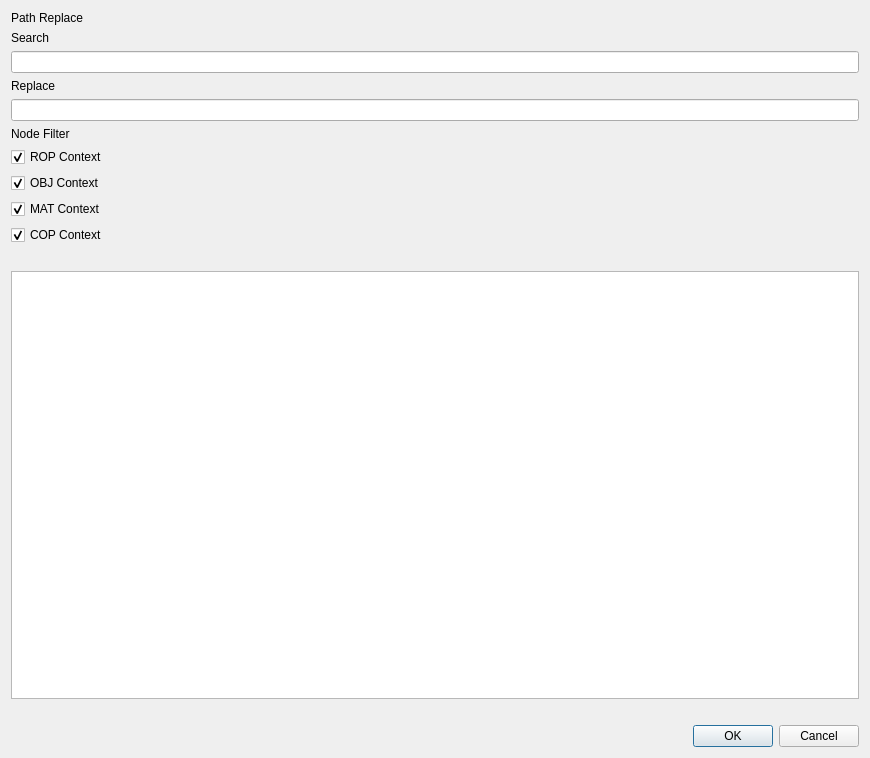
<?xml version="1.0" encoding="UTF-8"?>
<ui version="4.0">
 <class>StringReplacer</class>
 <widget class="QWidget" name="StringReplacer">
  <property name="geometry">
   <rect>
    <x>0</x>
    <y>0</y>
    <width>870</width>
    <height>758</height>
   </rect>
  </property>
  <property name="sizePolicy">
   <sizepolicy hsizetype="Preferred" vsizetype="Preferred">
    <horstretch>0</horstretch>
    <verstretch>0</verstretch>
   </sizepolicy>
  </property>
  <property name="mouseTracking">
   <bool>true</bool>
  </property>
  <property name="windowTitle">
   <string>StringReplacer</string>
  </property>
  <layout class="QGridLayout" name="gridLayout">
   <item row="0" column="0">
    <layout class="QVBoxLayout" name="verticalLayout">
     <property name="sizeConstraint">
      <enum>QLayout::SetDefaultConstraint</enum>
     </property>
     <item>
      <widget class="QLabel" name="label_2">
       <property name="text">
        <string>Path Replace</string>
       </property>
      </widget>
     </item>
     <item>
      <widget class="QLabel" name="lbl_searchLabel">
       <property name="text">
        <string>Search</string>
       </property>
      </widget>
     </item>
     <item>
      <widget class="QLineEdit" name="tbx_searchBox">
       <property name="text">
        <string/>
       </property>
      </widget>
     </item>
     <item>
      <widget class="QLabel" name="lbl_replaceLabel">
       <property name="text">
        <string>Replace</string>
       </property>
      </widget>
     </item>
     <item>
      <widget class="QLineEdit" name="tbx_replaceBox"/>
     </item>
     <item>
      <widget class="QLabel" name="label">
       <property name="text">
        <string>Node Filter</string>
       </property>
      </widget>
     </item>
     <item>
      <widget class="QCheckBox" name="cbx_rop">
       <property name="text">
        <string>ROP Context</string>
       </property>
       <property name="checked">
        <bool>true</bool>
       </property>
      </widget>
     </item>
     <item>
      <widget class="QCheckBox" name="cbx_obj">
       <property name="text">
        <string>OBJ Context</string>
       </property>
       <property name="checked">
        <bool>true</bool>
       </property>
      </widget>
     </item>
     <item>
      <widget class="QCheckBox" name="cbx_mat">
       <property name="text">
        <string>MAT Context</string>
       </property>
       <property name="checked">
        <bool>true</bool>
       </property>
      </widget>
     </item>
     <item>
      <widget class="QCheckBox" name="cbx_cop">
       <property name="text">
        <string>COP Context</string>
       </property>
       <property name="checked">
        <bool>true</bool>
       </property>
      </widget>
     </item>
     <item>
      <spacer name="spc_horizontalSpacer_3">
       <property name="orientation">
        <enum>Qt::Horizontal</enum>
       </property>
       <property name="sizeHint" stdset="0">
        <size>
         <width>40</width>
         <height>20</height>
        </size>
       </property>
      </spacer>
     </item>
     <item>
      <widget class="QTableWidget" name="tableWidget"/>
     </item>
     <item>
      <spacer name="spc_horizontalSpacer_2">
       <property name="orientation">
        <enum>Qt::Horizontal</enum>
       </property>
       <property name="sizeHint" stdset="0">
        <size>
         <width>40</width>
         <height>20</height>
        </size>
       </property>
      </spacer>
     </item>
     <item>
      <widget class="QDialogButtonBox" name="bb_buttonBox">
       <property name="layoutDirection">
        <enum>Qt::LeftToRight</enum>
       </property>
       <property name="standardButtons">
        <set>QDialogButtonBox::Cancel|QDialogButtonBox::Ok</set>
       </property>
      </widget>
     </item>
    </layout>
   </item>
  </layout>
 </widget>
 <resources/>
 <connections/>
</ui>
